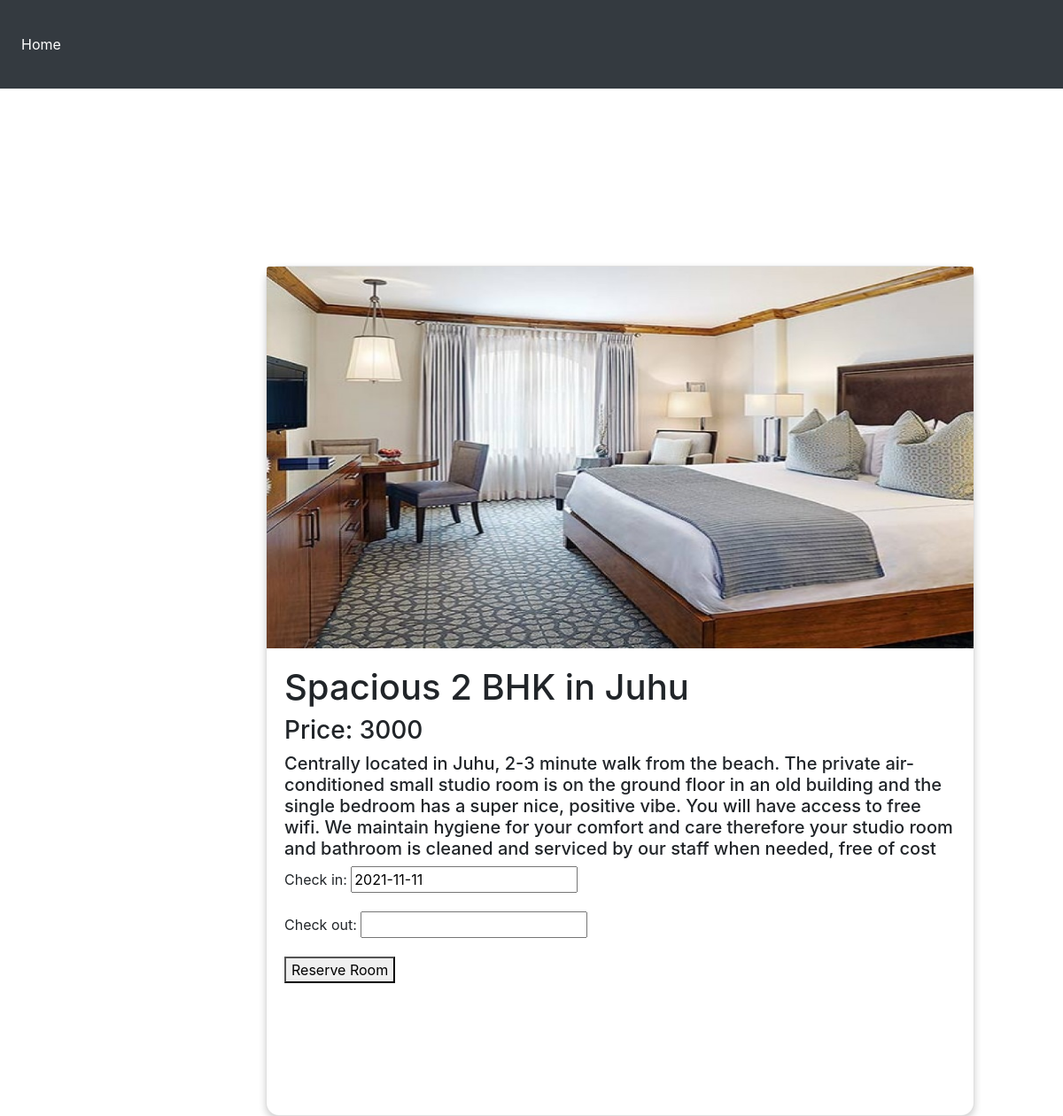
/room/19, run on the app's committed database.
### website/models.py (models this page shows, shortened)
class Room(models.Model):
    HOUSE_STATUS=(
        ('r', 'Reserved'),
        ('a', 'Available'),
        ('m', 'On maintainence'),
     )
    size = models.IntegerField(blank=False, null = False)
    address = models.TextField(blank=False, null = False)
    capacity = models.TextField(blank=False, null = False)
    city=models.CharField(choices=CITY_CHOICES,max_length=10,default="Pune")
    cost = models.TextField(blank=False, null = False)
    name = models.CharField(max_length=250,default = "Room name")
    description = models.TextField(max_length=800, default="Sample description")
    email = models.ForeignKey(CustomUser, on_delete=models.CASCADE)
    image = models.ImageField(upload_to='images',default='images/default_room.jpg',blank=True)
    start_date = models.DateTimeField(default=timezone.now,blank=True)
    end_date = models.DateTimeField(default=timezone.now,blank=True)
    status = models.CharField(
        max_length=1,
        choices=HOUSE_STATUS,
        blank=True,
        default='a',
        help_text='Room availability',
    )
    class Meta:
        ordering = ['name']

### website/views.py (the view, shortened to what this page needs)
# urls.py: path('room/<int:pk>', views.RoomBookingView.as_view(), name='room-detail'),
class RoomBookingView(FormMixin,DetailView):
    model = Room
    form_class = ReservationForm
    template_name = 'room_detail_new2.html'
    def get_context_data(self, **kwargs):
        context = super(RoomBookingView, self).get_context_data(**kwargs)
        context['form'] = ReservationForm(initial={'post': self.object})
        return context

### website/forms.py
class ReservationForm(forms.ModelForm):
   class Meta:
       model = Reservation
       fields = ('__all__')
       exclude = ['guest','room']

### website/templates/room_detail_new2.html (shortened to what this page needs)
<!DOCTYPE html>
{% load static %}
<html lang="en">
  <head>
     <link rel="stylesheet" href="https://maxcdn.bootstrapcdn.com/bootstrap/4.0.0/css/bootstrap.min.css">
     <link rel="stylesheet" href="https://stackpath.bootstrapcdn.com/bootstrap/4.5.2/css/bootstrap.min.css">
    <link rel="stylesheet" href= "{% static 'css/roomstyle.css' %}">
  </head>
  <body>
    <nav class="navbar navbar-expand-lg navbar-dark bg-dark"  style="height:100px; width:100%;">
      <div class="collapse navbar-collapse" id="navbarNav">
        <ul class="navbar-nav">
          <li class="nav-item active">
            <a class="nav-link" href="/home">Home <span class="sr-only">(current)</span></a>
          </li>
        </ul>
      </div>
    </nav>
  <div class="card" style="width: 50rem; height:60rem;">
    <img src="{{MEDIA_URL}}{{ room.image.url }}" style="height: 45%;" class="card-img-top" alt="...">
    <div class="card-body">
      <form method="POST" action="">
      <h1>{{room.name}}</h1>
      <h3 >Price: {{room.cost}}</h3>
      <h5 >{{room.description}}</h5>
      {% if room.status == 'r' %}
      <h4>This room has been reserved</h4>
      {% else %}
      {{form.as_p}}
      <button name="confirm_reservation" type="submit"> Reserve Room
      </button>
      {% endif %}
      </form>
    </div>
  </div>
</body>
</html>

### static/css/roomstyle.css (style rules this page uses)
.navbar { transition: all 0.4s; }
.navbar .nav-link { color: #fff; }
.card { box-shadow: 0 4px 8px 0 rgba(0,0,0,0.2); transition: 0.3s; border-radius: 15px; height: 350px; margin-top: 200px; margin-left: 300px; }

### data on the page
Room: image (placeholder picture), name "Spacious 2 BHK in Juhu", cost "3000", description "Centrally located in Juhu, 2-3 minute walk from the beach. The private air-conditioned small studio room is on the ground floor in an old building and the single bedroom has a super nice, positive vibe. You will have access to free wifi. We maintain hygiene for your comfort and care therefore your studio room and bathroom is cleaned and serviced by our staff when needed, free of cost"
